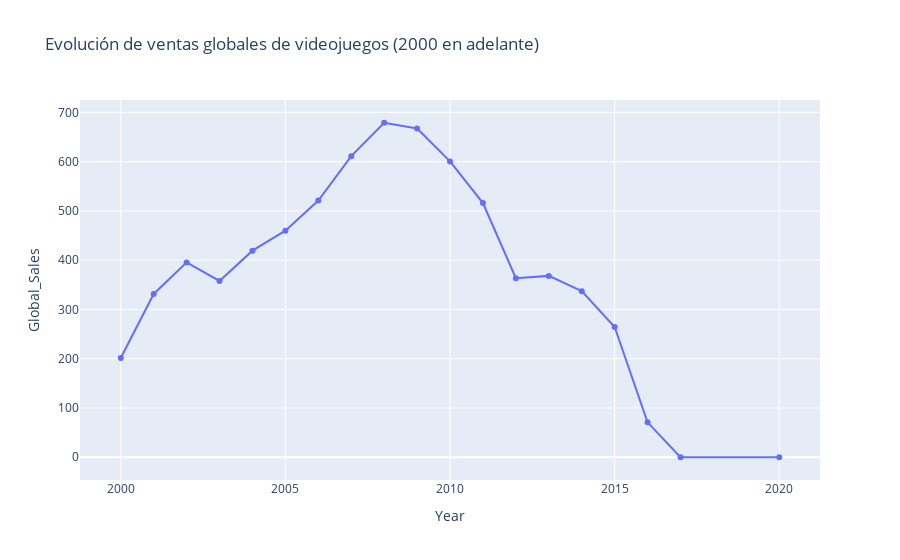

The notebook cell saved with this chart:
### Code cell
ventas_por_año = df[df["Year"] >= 2000].groupby("Year")["Global_Sales"].sum().reset_index()

fig = px.line(ventas_por_año, x="Year", y="Global_Sales",
              markers=True,
              title="Evolución de ventas globales de videojuegos (2000 en adelante)")
fig.show()

### Figure 1 — Plotly figure (JSON) as saved in the notebook; plotly's stock layout.template omitted (floating-point values rounded to 4 significant figures)
{"data": [{"hovertemplate": "Year=%{x}<br>Global_Sales=%{y}<extra></extra>", "legendgroup": "", "line": {"color": "#636efa", "dash": "solid"}, "marker": {"symbol": "circle"}, "mode": "lines+markers", "name": "", "orientation": "v", "showlegend": false, "type": "scatter", "x": [2000.0, 2001.0, 2002.0, 2003.0, 2004.0, 2005.0, 2006.0, 2007.0, 2008.0, 2009.0, 2010.0, 2011.0, 2012.0, 2013.0, 2014.0, 2015.0, 2016.0, 2017.0, 2020.0], "xaxis": "x", "y": [201.6, 331.5, 395.5, 357.9, 419.3, 459.9, 521.0, 611.1, 678.9, 667.3, 600.5, 516.0, 363.5, 368.1, 337.1, 264.4, 70.93, 0.05, 0.29], "yaxis": "y"}], "layout": {"legend": {"tracegroupgap": 0}, "title": {"text": "Evolución de ventas globales de videojuegos (2000 en adelante)"}, "xaxis": {"anchor": "y", "domain": [0, 1], "title": {"text": "Year"}}, "yaxis": {"anchor": "x", "domain": [0, 1], "title": {"text": "Global_Sales"}}}}
